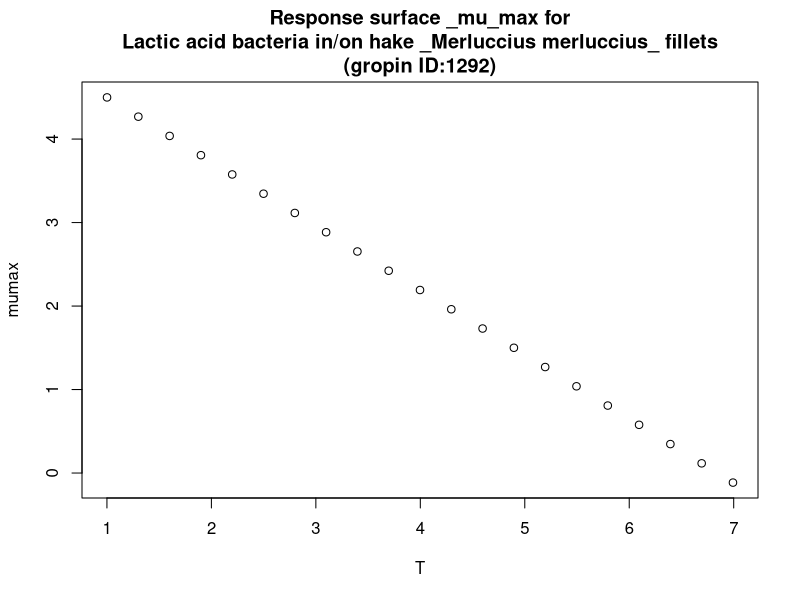

R code for this plot:
#############################
# start of Parameter script
#############################
T <- seq(1.001,6.99300699300699,length.out=21)
#############################
# end of Parameter script
#############################
############################# 
# start of Model script Gropin ID 1292 
#############################
 
# constant coefficients for this model
 
variables <- data.frame(T)
argumentsPar <- unique.data.frame(expand.grid(variables))
 
# heart of the model
response_surface <- function(T) {
   mumax <-(-0.77*T+5.27)

	return(mumax=mumax)
} 

# output parameters
responseSurface <- cbind(argumentsPar,response_surface(argumentsPar['T']))
colnames(responseSurface) <- c(colnames(argumentsPar),'mumax')
#############################
# End of Model script
#############################
############################# 
# start of Visualisation script Gropin ID 1292 
#############################
titleText <-'Response surface _mu_max for
Lactic acid bacteria in/on hake _Merluccius merluccius_ fillets
(gropin ID:1292)'
plot(T,responseSurface$'mumax',xlab='T',
                          ylab='mumax',main=titleText)
#############################
# End of Visualisation script
#############################
